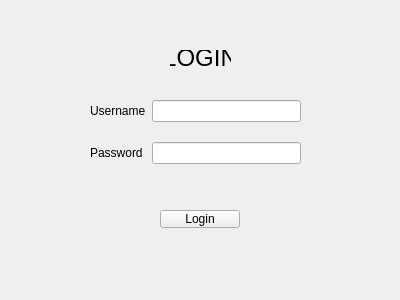
<?xml version="1.0" encoding="UTF-8"?>
<ui version="4.0">
 <class>LoginWidget</class>
 <widget class="QWidget" name="LoginWidget">
  <property name="geometry">
   <rect>
    <x>0</x>
    <y>0</y>
    <width>400</width>
    <height>300</height>
   </rect>
  </property>
  <property name="windowTitle">
   <string>Form</string>
  </property>
  <widget class="QWidget" name="formLayoutWidget">
   <property name="geometry">
    <rect>
     <x>90</x>
     <y>100</y>
     <width>211</width>
     <height>81</height>
    </rect>
   </property>
   <layout class="QFormLayout" name="formLayout">
    <property name="verticalSpacing">
     <number>20</number>
    </property>
    <item row="0" column="0">
     <widget class="QLabel" name="lbl_username">
      <property name="text">
       <string>Username</string>
      </property>
     </widget>
    </item>
    <item row="0" column="1">
     <widget class="QLineEdit" name="txt_username"/>
    </item>
    <item row="1" column="0">
     <widget class="QLabel" name="lbl_password">
      <property name="text">
       <string>Password</string>
      </property>
     </widget>
    </item>
    <item row="1" column="1">
     <widget class="QLineEdit" name="txt_password">
      <property name="echoMode">
       <enum>QLineEdit::Password</enum>
      </property>
     </widget>
    </item>
   </layout>
  </widget>
  <widget class="QLabel" name="label_3">
   <property name="geometry">
    <rect>
     <x>170</x>
     <y>50</y>
     <width>61</width>
     <height>16</height>
    </rect>
   </property>
   <property name="font">
    <font>
     <pointsize>18</pointsize>
    </font>
   </property>
   <property name="text">
    <string>LOGIN</string>
   </property>
   <property name="alignment">
    <set>Qt::AlignCenter</set>
   </property>
  </widget>
  <widget class="QPushButton" name="pushButton">
   <property name="geometry">
    <rect>
     <x>160</x>
     <y>210</y>
     <width>80</width>
     <height>18</height>
    </rect>
   </property>
   <property name="text">
    <string>Login</string>
   </property>
  </widget>
 </widget>
 <resources/>
 <connections/>
</ui>
